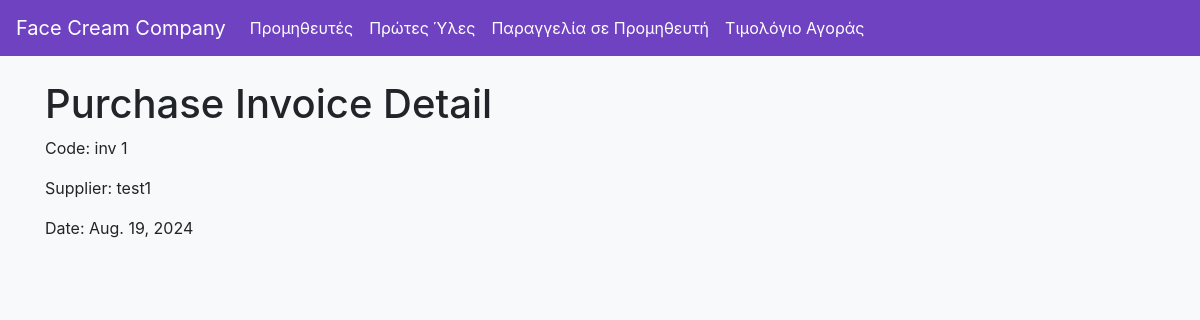
Page /api/purchase-invoice/43/ on the committed database.
### raw_materials/models.py (models this page shows, shortened)
class PurchaseInvoice(models.Model):
    code = models.CharField(max_length=50, unique=True)
    supplier = models.ForeignKey(Supplier, on_delete=models.CASCADE)
    purchase_order_code = models.ForeignKey(PurchaseOrder, null=True, blank=True, on_delete=models.SET_NULL)
    date_of_invoice = models.DateField()

class Supplier(models.Model):
    code = models.CharField(max_length=20, unique=True)
    name = models.CharField(max_length=100)
    address = models.TextField()
    phone = models.CharField(max_length=15)
    mobile = models.CharField(max_length=15)
    email = models.EmailField()
    def __str__(self):
        return self.name

### raw_materials/views.py (the view)
# urls.py: path('purchase-invoice/<pk>/', purchase_invoice_detail, name='purchase_invoice_detail'),
def purchase_invoice_detail(request, pk):
    invoice = PurchaseInvoice.objects.get(pk=pk)
    return render(request, 'raw_materials/purchase_invoice_detail.html', {'invoice': invoice})

### raw_materials/templates/raw_materials/purchase_invoice_detail.html
{% extends 'base.html' %}
{% block content %}
<h1>Purchase Invoice Detail</h1>
<p>Code: {{ invoice.code }}</p>
<p>Supplier: {{ invoice.supplier }}</p>
<p>Date: {{ invoice.date_of_invoice }}</p>
{% endblock %}

### raw_materials/templates/base.html (style rules this page uses)
body { background-color: #f8f9fa; }

### rows in the picture
PurchaseInvoice: code "inv 1", supplier "test1", date_of_invoice "Aug. 19, 2024"
